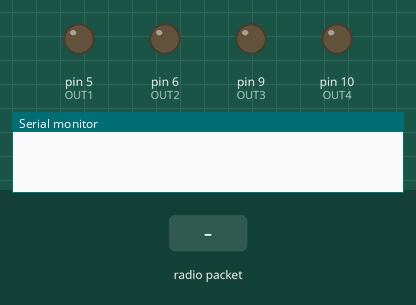
This sketch was run on a simulated Arduino Uno, built with avr-gcc and run on an emulated ATmega328P. On the bench: output pins drawn as LEDs (lit = HIGH), the last lines printed to the serial monitor. Inputs (shaded band) come from the test bench. No radio packets arrive unless stated.

Above: at 2.2 s.
2.3 s: radio packet "1" arrives
At 2.8 s:
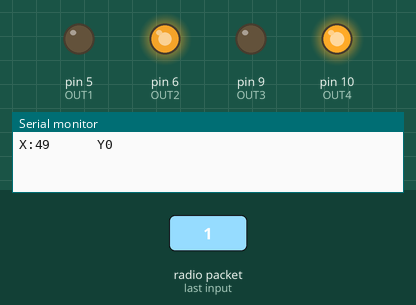
3.8 s: radio packet "2" arrives
At 5.2 s:
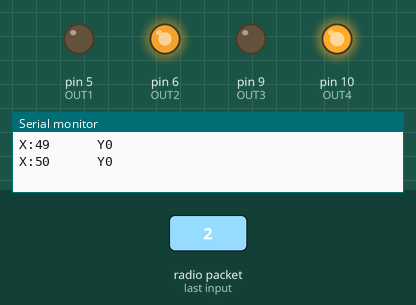
Timing chart, 0 to 6.8 s (numbered marks = the images above; inputs shaded):
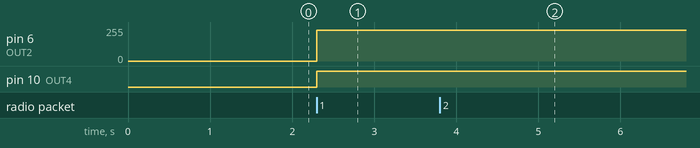

The sketch:

Tank.ino
```cpp
/*
 * If you use the serial monitor for debugging remember to ster the baud rate to 115200.
 * The modules are set to only one-way communication. That means that the controller can only transmit and the tank can only receive.
 * If you wish to change this for two-way communication there is plenty of documentation to do so on the internet and in examples.
 *
 * This program receives the X and Y values and processes it into movement.
 */
#include <SPI.h>
#include "RF24.h"

RF24 myRadio (7, 8);
struct package
{
  int X=512;
  int Y=512;
};

byte addresses[][6] = {"0"};
int OUT1 = 5;
int OUT2 = 6;
int OUT3 = 9;
int OUT4 = 10;


typedef struct package Package;
Package data;

void setup()
{
  Serial.begin(115200);
  delay(1000);

  myRadio.begin();
  myRadio.setChannel(115);
  myRadio.setPALevel(RF24_PA_MAX);
  myRadio.setDataRate( RF24_250KBPS ) ;
  myRadio.openReadingPipe(1, addresses[0]);
  myRadio.startListening();
  pinMode(OUT1, OUTPUT);
  pinMode(OUT2, OUTPUT);
  pinMode(OUT3, OUTPUT);
  pinMode(OUT4, OUTPUT);
  analogWrite(OUT1, 0);
  analogWrite(OUT2, 0);
  analogWrite(OUT3, 0);
  analogWrite(OUT4, 0);
}


void loop()
{
  if ( myRadio.available())
  {
    while (myRadio.available())
    {
      myRadio.read( &data, sizeof(data) );
    }
    Serial.print("X:");
    Serial.print(data.X);
    Serial.print("      Y");
    Serial.println(data.Y);
    int X = data.X;
    int Y = data.Y;
    int foward = map(X,524,1024,0,255);
    int backward = map(X,500,0,0,255);
    int right = map(Y,524,1024,0,255);
    int left = map(Y,500,0,0,255);
    if(X > 524 && Y < 524 && Y > 500){
      analogWrite(OUT3, foward);
      analogWrite(OUT4, 0);
      analogWrite(OUT1, foward);
      analogWrite(OUT2, 0);
    }else if(X < 500 && Y < 524 && Y > 500){
      analogWrite(OUT4, backward);
      analogWrite(OUT3, 0);
      analogWrite(OUT2, backward);
      analogWrite(OUT1, 0);
    }else if(X < 524 && X > 500 && Y < 524 && Y > 500){
      analogWrite(OUT4, 0);
      analogWrite(OUT3, 0);
      analogWrite(OUT2, 0);
      analogWrite(OUT1, 0);
    }else if(X < 524 && X > 500 && Y > 524){
      analogWrite(OUT4, 0);
      analogWrite(OUT3, left);
      analogWrite(OUT2, left);
      analogWrite(OUT1, 0);
    }else if(X < 524 && X > 500 && Y < 500){
      analogWrite(OUT4, right);
      analogWrite(OUT3, 0);
      analogWrite(OUT2, 0);
      analogWrite(OUT1, right);
    }else if(X > 524 && Y > 524){
      analogWrite(OUT3, foward);
      analogWrite(OUT4, 0);
      analogWrite(OUT1, foward-right);
      analogWrite(OUT2, 0);
    }else if(X > 524 && Y < 500){
      analogWrite(OUT3, foward-left);
      analogWrite(OUT4, 0);
      analogWrite(OUT1, foward);
      analogWrite(OUT2, 0);
    }else if(X < 500 && Y > 524){
      analogWrite(OUT4, backward);
      analogWrite(OUT3, 0);
      analogWrite(OUT2, backward-right);
      analogWrite(OUT1, 0);
    }else if(X < 500 && Y < 500){
      analogWrite(OUT4, backward-left);
      analogWrite(OUT3, 0);
      analogWrite(OUT2, backward);
      analogWrite(OUT1, 0);
    }

  }

}
```

Measured:
- after the input at 2.3 s, pin 6 (OUT2): 0/255 → 230/255 at once; pin 10 (OUT4): LOW → HIGH at once
- after the input at 3.8 s, pin 6 (OUT2): 230/255 → 229/255 at once
